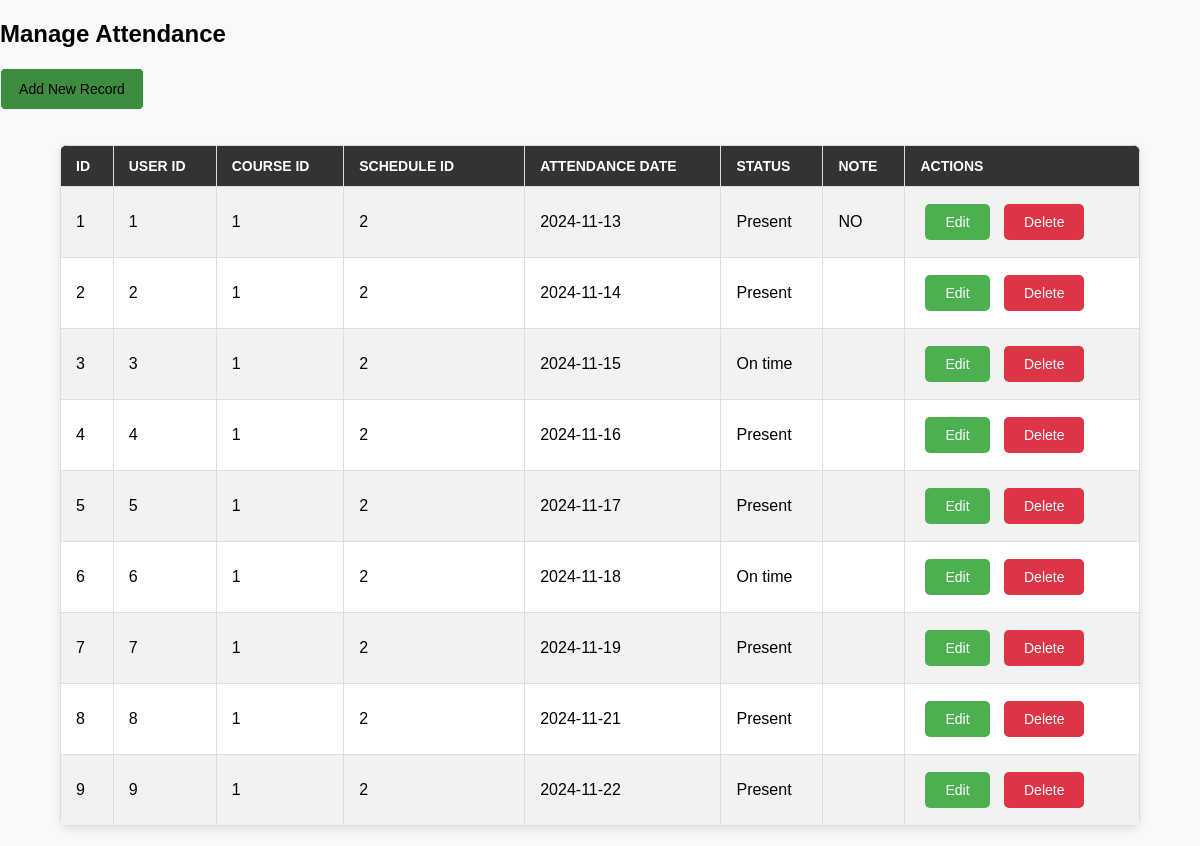
The app's page /manageAttendance.php with its own data.
### tables this page shows
CREATE TABLE attendance (
    id INT AUTO_INCREMENT PRIMARY KEY,
    user_id INT NOT NULL, 
    course_id INT NOT NULL, 
    schedule_id INT NOT NULL, 
    attendance_date DATE NOT NULL, 
    status ENUM('Present', 'On time') NOT NULL, 
    note VARCHAR(255),
    created_at TIMESTAMP DEFAULT CURRENT_TIMESTAMP,
    FOREIGN KEY (user_id) REFERENCES users(id),
    FOREIGN KEY (course_id) REFERENCES courses(id),
    FOREIGN KEY (schedule_id) REFERENCES schedule(id)
);

### manageAttendance.php (the view, shortened to what this page needs)
<?php
include('db.php');
$searchKeyword = isset($_GET['search']) ? trim($_GET['search']) : '';
if (!empty($searchKeyword)) {
    $sql = "SELECT * FROM attendance WHERE user_id LIKE '%$searchKeyword%'";
} else {
    $sql = "SELECT * FROM attendance";
}
$result = $conn->query($sql);
?>
<!DOCTYPE html>
<html lang="en">
<head>
    <link rel="stylesheet" href="manageAttendance.css">
</head>
<body>
    <h2>Manage Attendance</h2>
    <div class="header-bar">
        <a href="Add_attendance.php"> <button>Add New Record</button></a>
    </div>
    <?php if ($result->num_rows > 0): ?>
        <table>
            <tr>
                <th>ID</th>
                <th>User ID</th>
                <th>Course ID</th>
                <th>Schedule ID</th>
                <th>Attendance Date</th>
                <th>Status</th>
                <th>Note</th>
                <th>Actions</th>
            </tr>
            <?php while ($row = $result->fetch_assoc()): ?>
                <tr>
                    <td><?= $row["id"] ?></td>
                    <td><?= $row["user_id"] ?></td>
                    <td><?= $row["course_id"] ?></td>
                    <td><?= $row["schedule_id"] ?></td>
                    <td><?= $row["attendance_date"] ?></td>
                    <td><?= $row["status"] ?></td>
                    <td><?= $row["note"] ?></td>
                    <td>
                        <a href="Edit_attendance.php?id=<?= $row['id'] ?>" class="btn edit">Edit</a>
                        <a href="delete_attendance.php?id=<?= $row['id'] ?>" class="btn delete" onclick="return confirm('Bạn có chắc chắn muốn xóa bản ghi này không?');">Delete</a>
                    </td>
                </tr>
            <?php endwhile; ?>
        </table>
    <?php else: ?>
        <p>Không có dữ liệu phù hợp!</p>
    <?php endif; ?>
</body>
</html>

### manageAttendance.css (style rules this page uses)
body { font-family: 'Arial', sans-serif; background-color: #f9f9f9; margin: 0; padding: 0; }
table { width: 90%; margin: 20px auto; border-collapse: collapse; background-color: #ffffff; box-shadow: 0 4px 8px rgba(0, 0, 0, 0.1); border-radius: 8px; overflow: hidden; }
th, td { border: 1px solid #ddd; padding: 12px 15px; text-align: left; }
th { background-color: #333; color: #ffffff; text-transform: uppercase; font-size: 14px; }
tr:nth-child(even) { background-color: #f2f2f2; }
.btn { display: inline-block; margin: 5px; padding: 10px 20px; background-color: #4CAF50; color: #ffffff; text-decoration: none; border-radius: 5px; font-size: 14px; text-align: center; transition: background-color 0.3s ease; }
.btn.delete { background-color: #dc3545; }
input, textarea, button { width: 12%; padding: 12px 15px; margin-bottom: 15px; border: 1px solid #eff2f1; border-radius: 5px; font-size: 14px; background-color: #3d8c40; }
table th:nth-child(4), table td:nth-child(4) { width: 150px; }

### records on screen
attendance: id "1", user "1", course "1", schedule "2", attendance_date "2024-11-13", status "Present", note "NO"
attendance: id "2", user "2", course "1", schedule "2", attendance_date "2024-11-14", status "Present"
attendance: id "3", user "3", course "1", schedule "2", attendance_date "2024-11-15", status "On time"
attendance: id "4", user "4", course "1", schedule "2", attendance_date "2024-11-16", status "Present"
attendance: id "5", user "5", course "1", schedule "2", attendance_date "2024-11-17", status "Present"
attendance: id "6", user "6", course "1", schedule "2", attendance_date "2024-11-18", status "On time"
attendance: id "7", user "7", course "1", schedule "2", attendance_date "2024-11-19", status "Present"
attendance: id "8", user "8", course "1", schedule "2", attendance_date "2024-11-21", status "Present"
attendance: id "9", user "9", course "1", schedule "2", attendance_date "2024-11-22", status "Present"
